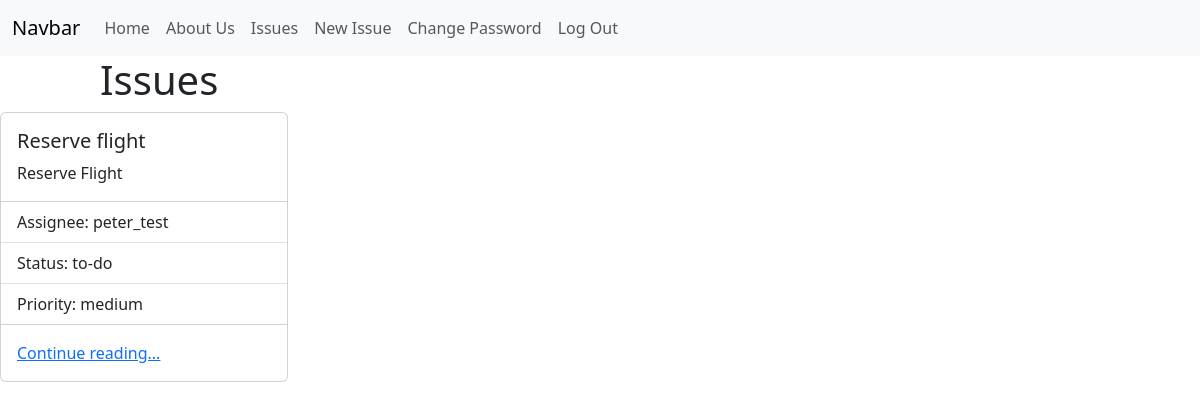
Before: /issues/ (signed in) with the older database file.
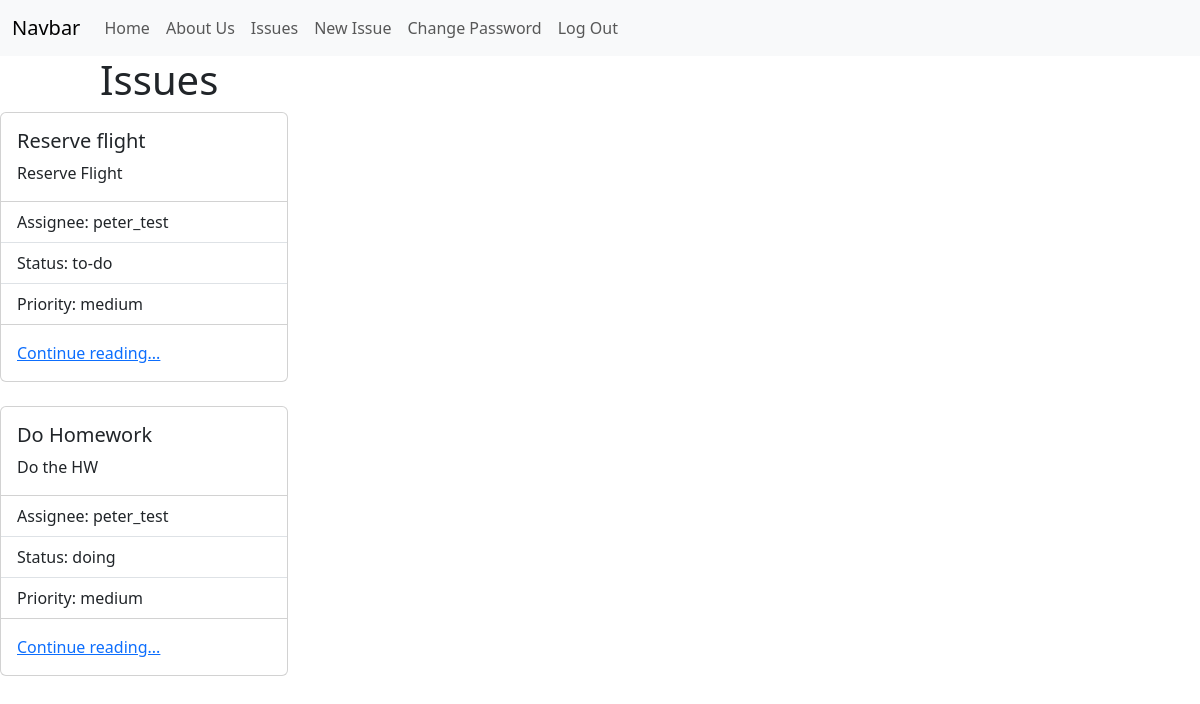
After: the same page with the newer database file.
### issues/models.py (models this page shows, shortened)
class Issue(models.Model):
    summary = models.CharField(max_length=256)
    body = models.TextField()
    assignee = models.ForeignKey(
        get_user_model(),
        on_delete=models.CASCADE
    )
    reporter = models.ForeignKey(
        get_user_model(),
        on_delete=models.CASCADE,
        related_name="reporter"
    )
    status = models.ForeignKey(
        Status,
        on_delete=models.CASCADE
    )
    priority = models.ForeignKey(
        Priority,
        on_delete=models.CASCADE
    )
    created_on = models.DateTimeField(auto_now_add=True)
    updated_on = models.DateTimeField(blank=True, null=True, default=None)

class Status(models.Model):
    name = models.CharField(max_length=128)
    description = models.CharField(max_length=256)
    def __str__(self):
        return self.name

class Priority(models.Model):
    name = models.CharField(max_length=128)
    description = models.CharField(max_length=256)
    def __str__(self):
        return self.name

### accounts/models.py (models this page shows)
class CustomUser(AbstractUser):
    role = models.ForeignKey(
        Role,
        on_delete=models.CASCADE,
        null=True, blank=True
    )
    team = models.ForeignKey(
        Team,
        on_delete=models.CASCADE,
        null=True, blank=True
    )

### issues/views.py (the view)
# urls.py: path("", views.IssueListView.as_view(), name="list"),
class IssueListView(LoginRequiredMixin, ListView):
    template_name = "issues/list.html"
    model = Issue
    def get_context_data(self, **kwargs):
        context = super().get_context_data(**kwargs)
        user_team = Team.objects.get(name=self.request.user.team.name)
        users_in_team = CustomUser.objects.filter(team=user_team)
        tasks_for_users = Issue.objects.filter(
            Q(assignee__in=users_in_team) | Q(reporter=self.request.user)
        )
        context['issue_list'] = tasks_for_users  # Assign the queryset to 'issue_list' key
        return context

### templates/issues/list.html (shortened to what this page needs)
{% extends 'base.html' %}
{% block content %}
<div class="offset-md-1"><h1>Issues</h1></div>
{% for issue in issue_list %}
<div class="card" style="width: 18rem;">
    <div class="card-body">
      <h5 class="card-title">{{ issue.summary }}</h5>
      <p class="card-text">{{ issue.body|truncatechars:512 }}</p>
    </div>
    <ul class="list-group list-group-flush">
      <li class="list-group-item">Assignee: {{ issue.assignee }}</li>
      <li class="list-group-item">Status: {{ issue.status }}</li>
      <li class="list-group-item">Priority: {{ issue.priority }}</li>
    </ul>
    <div class="card-body">
      <a href="{% url 'detail' issue.id %}" class="card-link">Continue reading...</a>
    </div>
  </div>
<br/>
{% endfor %}
{% endblock content %}

Changed rows visible on the page:
added Issue: summary "Do Homework", body "Do the HW", assignee "peter_test", status "doing", priority "medium"
